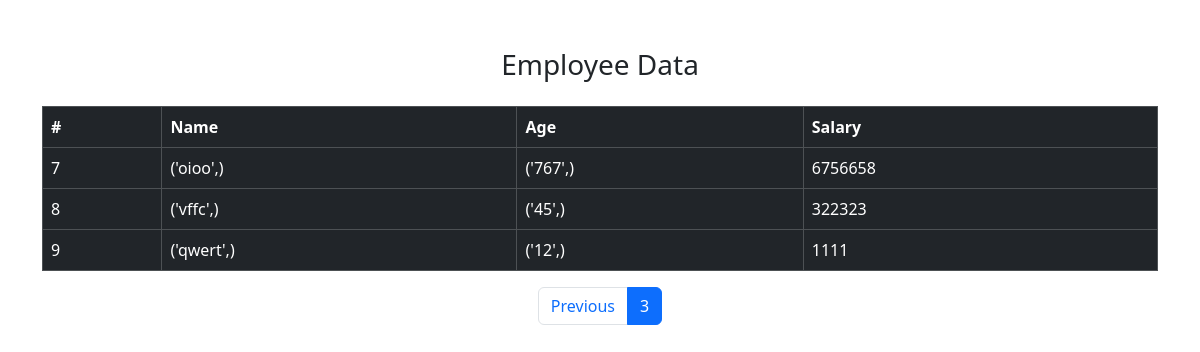
The app's page /allData/?page=4, older data.
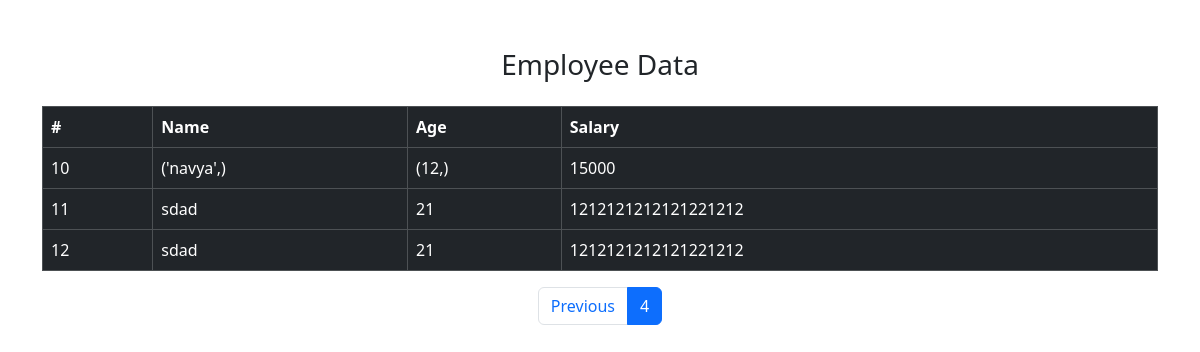
The same page, newer data.
### home/models.py (models this page shows, shortened)
class DataModels(models.Model):
    name=models.CharField(max_length=50)
    salary=models.IntegerField()
    age=models.IntegerField()

### home/views.py (the view)
# urls.py: path("allData/",views.allData),
def allData(request):
    data=list(DataModels.objects.all().values())
    paginator = Paginator(data, 3) # Show 3 items per page
    page_number = request.GET.get("page")  # get current page number
    page_obj = paginator.get_page(page_number)
    print(data)
    context={
        "page_obj": page_obj
    }
    print(context)
    return render(request,"allData.html",context)

### home/templates/allData.html (shortened to what this page needs)
<!doctype html>
<html lang="en">
  <head>
    <link
      href="https://cdn.jsdelivr.net/npm/bootstrap@5.3.2/dist/css/bootstrap.min.css"
      rel="stylesheet"
    />
  </head>
  <body>
    <div class="container mt-5">
      <h3 class="text-center mb-4">Employee Data</h3>
      <table class="table table-bordered table-dark">
        <thead>
          <tr>
            <th>#</th>
            <th>Name</th>
            <th>Age</th>
            <th>Salary</th>
          </tr>
        </thead>
        <tbody>
          {% for i in page_obj %}
          <tr>
            <td>{{ i.id }}</td>
            <td>{{ i.name }}</td>
            <td>{{ i.age }}</td>
            <td>{{ i.salary }}</td>
          </tr>
          {% empty %}
          <tr>
            <td colspan="4" class="text-center">No data available</td>
          </tr>
          {% endfor %}
        </tbody>
      </table>
      <nav aria-label="Page navigation">
        <ul class="pagination justify-content-center">
          {% if page_obj.has_previous %}
          <li class="page-item">
            <a
              class="page-link"
              href="?page={{ page_obj.previous_page_number }}"
            >
              Previous
            </a>
          </li>
          {% endif %}
          <li class="page-item active">
            <span class="page-link"> {{ page_obj.number }} </span>
          </li>
        </ul>
      </nav>
    </div>
  </body>
</html>

Row changes from the older to the newer data that the page shows:
no longer on this page (row edited): DataModels: id "7", name "('oioo',)", age "('767',)", salary "6756658"
no longer on this page (row edited): DataModels: id "8", name "('vffc',)", age "('45',)", salary "322323"
no longer on this page (row edited): DataModels: id "9", name "('qwert',)", age "('12',)", salary "1111"
added DataModels: id "10", name "('navya',)", age "(12,)", salary "15000"
added DataModels: id "11", name "sdad", age "21", salary "1212121212121221212"
added DataModels: id "12", name "sdad", age "21", salary "1212121212121221212"
Text that changed along with them:
{{ page_obj.number }}: "3" → "4"
